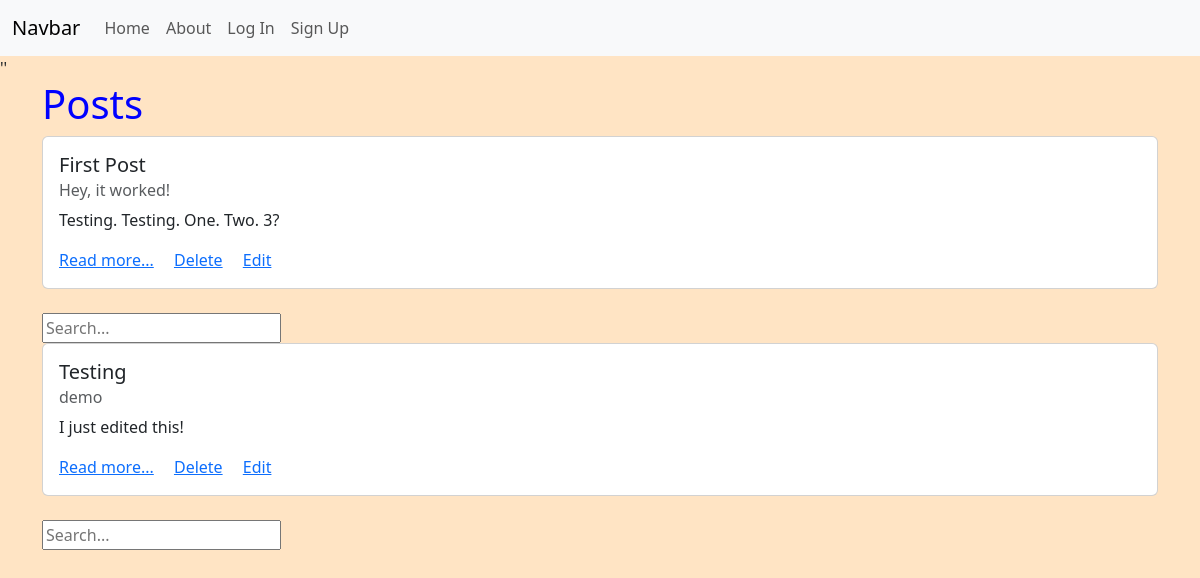
The app's page /posts/list/, older data.
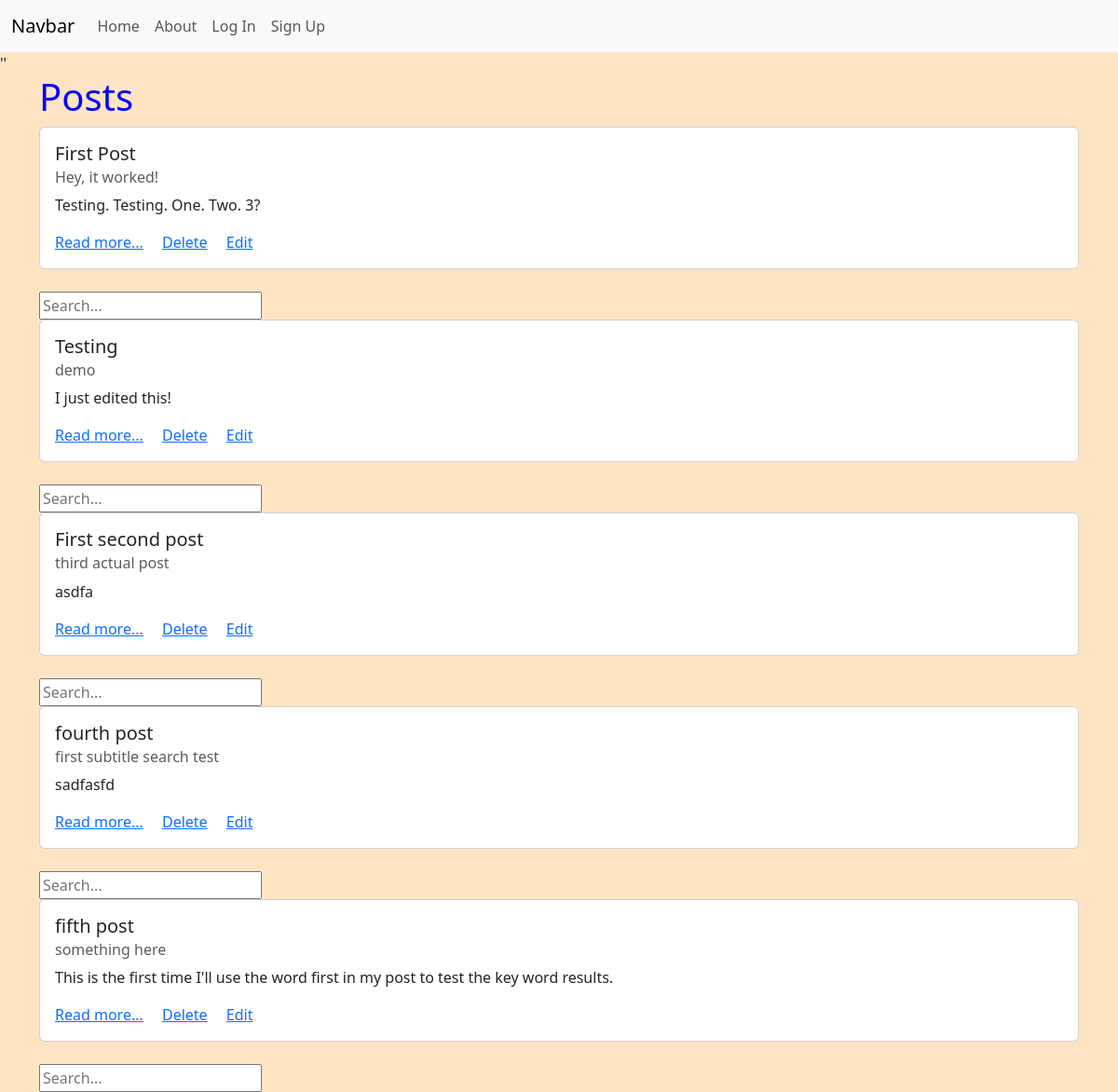
The same page, newer data.
### posts/models.py (models this page shows, shortened)
class Post(models.Model):
    title = models.CharField(max_length=128)
    subtitle = models.CharField(max_length=128)
    author = models.ForeignKey(
        'auth.User',
        on_delete=models.CASCADE
    )
    body = models.TextField()
    created_on = models.DateTimeField(auto_now_add=True)
    active = models.BooleanField(default=True)

### posts/views.py (the view)
# urls.py: path("list/",PostListView.as_view(), name="list"),
class PostListView(ListView):
    template_name = "posts/list.html"
    model = Post

### templates/posts/list.html (shortened to what this page needs)
{% extends 'base.html' %}
{% block content %}
<h1>Posts</h1>
    {% for post in post_list %}
        <div class="card">
            <div class="card-body">
                <h5 class="card-title">{{ post.title }}</h5>
                <h6 class="card-subtitle mb-2 text-muted">{{ post.subtitle }}</h6>
                <p class="card-text">{{ post.body|truncatechars:500  }}</p>
                <a href="{% url 'detail' post.id %}" class="card-link">Read more...</a>
                <a href="{% url 'delete' post.id %}" class="card-link">Delete</a>
                <a href="{% url 'edit' post.id %}" class="card-link">Edit</a>
            </div>
        </div>
        <br>
        <form action="{% url 'search' %}" method="get">
            <input name="q" type="text" placeholder="Search...">
        </form>
    {% endfor %}
{% endblock content %}

Row changes from the older to the newer data that the page shows:
added Post: title "First second post", subtitle "third actual post", body "asdfa"
added Post: title "fourth post", subtitle "first subtitle search test", body "sadfasfd"
added Post: title "fifth post", subtitle "something here", body "This is the first time I'll use the word first in my post to test the key word results."
